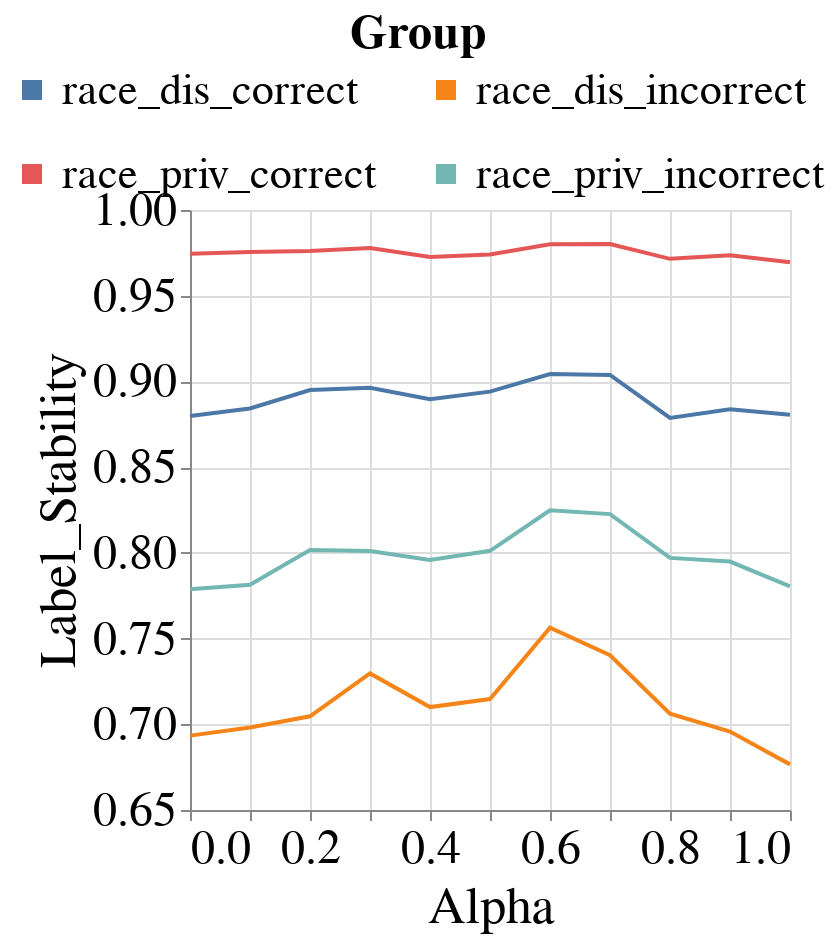

Notebook source saved alongside this figure:
### Code cell
visualizer.create_line_bands_per_group_metric_plot(model_name=MODEL_NAMES[0],
                                                   group_metric='Label_Stability',
                                                   group='race',
                                                   metric_type='subgroup')

### Figure 1 — Vega-Lite specification as saved in the notebook (floating-point values rounded to 4 significant figures; data arrays with more than 128 entries replaced by an {"elided": "..."} marker saying what was removed)
{"config": {"view": {"continuousWidth": 400, "continuousHeight": 300}, "axis": {"labelFontSize": 24, "labelFontWeight": "normal", "titleFontSize": 26, "titleFontWeight": "normal"}, "legend": {"columns": 2, "direction": "horizontal", "labelFontSize": 22, "labelLimit": 300, "legendX": -90, "legendY": -100, "orient": "none", "symbolStrokeWidth": 10, "titleAnchor": "middle", "titleFontSize": 24, "titleLimit": 300}, "title": {"fontSize": 22}}, "data": {"name": "data-5c8593cdc41062c8cbf38d0b8b6985e0"}, "mark": "line", "encoding": {"color": {"field": "Group", "type": "nominal"}, "x": {"field": "Intervention_Param", "title": "Alpha", "type": "quantitative"}, "y": {"aggregate": "mean", "field": "Metric_Value", "scale": {"zero": false}, "title": "Label_Stability", "type": "quantitative"}}, "height": 300, "width": 300, "$schema": "https://vega.github.io/schema/vega-lite/v4.17.0.json", "datasets": {"data-5c8593cdc41062c8cbf38d0b8b6985e0": {"elided": "264 records"}}}
